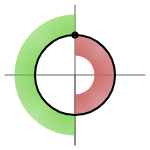
Frame 1 (no input)
Frame 60 (no input): identical to frame 1, image omitted
Frame 120 (the mouse pressed at the canvas centre since frame 60): identical to frame 1, image omitted

The p5.js sketch that drew this single still picture (run headless with seeded random() and noise() and a simulated clock; from frame 60 on, the mouse is pressed at the canvas centre):

// p5.js sketch
// ── sketch.js
let slider;
function setup() {
  createCanvas(150, 150);

  // slider = createSlider(0, 50, 20); slider.position(10, 10); slider.style('width', '80px');
}


function f_constant(x) {

  if (x < Math.PI) {
    return 1;
  }
  return -1;
}

function f_constant_neg(x) {

  if (x < Math.PI) {
    return -1;
  }
  return 1;
}

function f_proportional(x) {

  if (x < Math.PI) {
    return x / Math.PI;
  }
  return (x - 2 * Math.PI) / Math.PI;
}

function f_proportional_neg(x) {
  return (x - Math.PI) / Math.PI;
}

function f_sin(x) {
  return sin(x);
}

function f_sin_neg(x) {
  return -sin(x);
}

var array_of_functions = [
  f_constant,
  f_constant_neg,
  f_proportional,
  f_proportional_neg,
  f_sin,
  f_sin_neg
]

var f_i = 0;

function draw() {

  background(255);

  translate(width / 2, height / 2);
  strokeWeight(1);

  stroke(100);
  let num_radial_lines = 4;
  for (let i = 0; i < num_radial_lines + 1; i++) {
    let angle = i / num_radial_lines * 2 * Math.PI;
    let r = 70;
    line(0, 0, sin(angle) * r, cos(angle) * r);
  }

  let res = 560;
  let zero_radius = 40;

  // lines
  for (let i = 0; i < res + 1; i++) {
    let angle = (i / res * 2 * Math.PI) % (2 * Math.PI);

    let c = createVector(sin(angle) * zero_radius, cos(angle) * zero_radius);

    // let fx = f_constant(angle);
    // let fx = f_proportional(angle + Math.PI);
    // let fx = f_sin(angle + Math.PI);
    // let fx = f_constant_neg(angle);
    // let fx = f_proportional_neg((angle + Math.PI) % (Math.PI * 2));
    let fx = array_of_functions[f_i]((angle + Math.PI) % (Math.PI * 2));
    let f_radius = zero_radius + fx * 20;
    let new_f = createVector(sin(angle) * f_radius, cos(angle) * f_radius);

    // draw between the two
    strokeWeight(0.5);
    if (fx > 0) {
      stroke(100, 200, 50);
    } else {
      stroke(200, 100, 100);
    }
    line(c.x, c.y, new_f.x, new_f.y);
  }

  // zero circle
  fill(0, 0, 0, 0);
  strokeWeight(2);
  stroke(0);
  circle(0, 0, zero_radius * 2);

  circle(0, -zero_radius, 5);
  // line(0, -zero_radius - 5, 0, -zero_radius + 5);
}

function keyPressed() {
  f_i++;
}
